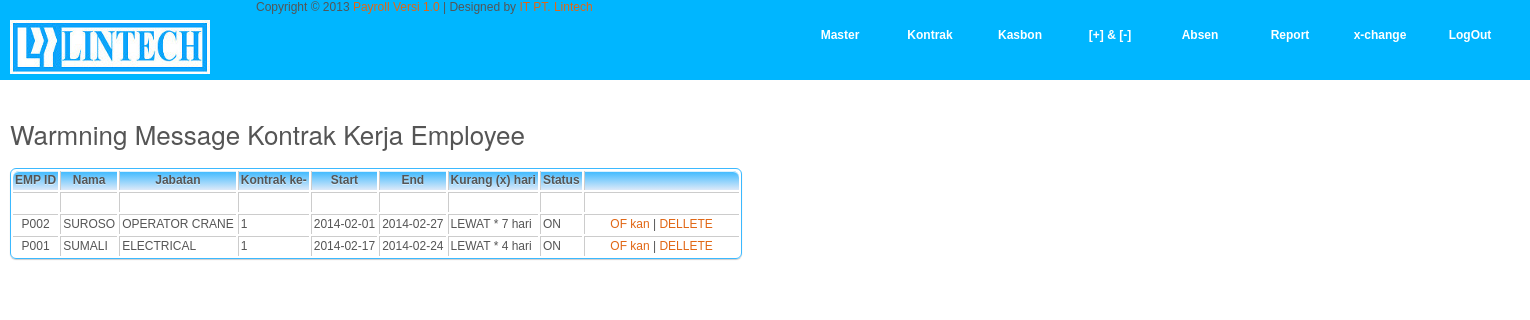
/contract_message.php, run on the app's committed database.
### tables this page shows
CREATE TABLE IF NOT EXISTS `kontrak_message` (
  `id_kontrak` tinyint(4) NOT NULL,
  `emp_id` varchar(10) NOT NULL,
  `emp_name` varchar(50) DEFAULT NULL,
  `nama_jabatan` varchar(50) DEFAULT NULL,
  `no_kontrak` tinyint(4) DEFAULT NULL,
  `start_kontrak` date DEFAULT NULL,
  `end_kontrak` date DEFAULT NULL,
  `lama_kontrak` tinyint(4) DEFAULT NULL,
  `umur_kontrak` tinyint(4) DEFAULT NULL,
  `status` tinyint(4) DEFAULT NULL,
  PRIMARY KEY (`id_kontrak`)
);

### contract_message.php (the view, shortened to what this page needs)
<?php
require_once('connections/conn_mysqli_procedural.php');
$SQLmsg2="SELECT * FROM kontrak_message ORDER BY end_kontrak DESC LIMIT 0,20 ";
$RSmsg2=mysqli_query($link, $SQLmsg2);
?>
<!DOCTYPE html PUBLIC "-//W3C//DTD XHTML 1.0 Transitional//EN" "http://www.w3.org/TR/xhtml1/DTD/xhtml1-transitional.dtd">
<html xmlns="http://www.w3.org/1999/xhtml">
<head>
<link href="templatemo_style.css" rel="stylesheet" type="text/css" />
<link rel="stylesheet" type="text/css" href="css/ddsmoothmenu.css" />
<link rel="stylesheet" href="css/slimbox2.css" type="text/css" media="screen" />
</head>
<body>
<?php require_once('header.inc'); ?>
<div id="templatemo_main" class="wrapper" >
	    <h2>Warmning Message Kontrak Kerja Employee</h2>
		<table class="bordered" id='demotable1'>
		<thead>
		<tr align="center">
		<th filter='false'>EMP ID</th>
		<th filter='false'>Nama</th>
		<th filter='false'>Jabatan</th>
		<th filter='false'>Kontrak ke-</th>
		<th filter='false'>Start</th>
		<th filter='false'>End</th>
		<th filter='false'>Kurang (x) hari</th>
		<th filter='false'>Status</th>
		<th  filter='false' width="150px" colspan ="" align=center></th>
		</tr>
		</thead>
		<?php
		while($ROWmsg2 = mysqli_fetch_assoc($RSmsg2)) {
			if ($ROWmsg2['umur_kontrak']>0) {
				$status= "LEWAT";
			}else $status="KURANG";
		?>
		<tr align="center">
		<td align="rigt"><?php echo $ROWmsg2['emp_id'];?></td>
		<td align="left"><?php echo $ROWmsg2['emp_name'];?></td>
		<td align="left"><?php echo $ROWmsg2['nama_jabatan'];?></td>
		<td align="left"><?php echo $ROWmsg2['no_kontrak'];?></td>
		<td align="left"><?php echo $ROWmsg2['start_kontrak'];?></td>
		<td align="left"><?php echo $ROWmsg2['end_kontrak'];?></td>
		<td align="left"><?php echo $status." * ".$ROWmsg2['umur_kontrak']." hari ";?></td>
		<td align="left"><?php if ($ROWmsg2['status']==0) echo "ON"; else echo "OFF";?></td>
		<td width="">
		<?php if ($ROWmsg2['status']==0) { ?>
		<a href="contract_message.php?OFF=1&id_kontrak=<?php echo $ROWmsg2['id_kontrak'];?>">OF kan </a>
		<?php } else if ($ROWmsg2['status']==1) { ?>
		<a href="contract_message.php?ON=1&id_kontrak=<?php echo $ROWmsg2['id_kontrak'];?>">ON kan </a><?php } ?>
		| <a href="contract_message.php?DELL=1&id_kontrak=<?php echo $ROWmsg2['id_kontrak'];?>">DELLETE</a
		</td>
		</tr>
		<?php }
		?>
		</table>
</div>
</body>
</html>

### templatemo_style.css (style rules this page uses)
body { margin: 0; padding: 0; color: #555; font-family: Verdana, Arial, Helvetica, sans-serif; font-size: 12px; line-height: 15px; background-color: #fff; }
h1, h2, h3, h4, h5, h6 { color:#555; font-weight:400; padding: 0; margin: 0; font-family: "Helvetica Neue",Helvetica,Arial,sans-serif }
h2 { font-size:26px; margin-bottom: 20px; line-height: 28px }
a:link, a:visited { color:#e16715; text-decoration: none }
.wrapper { height: 2900px; width: 1500px; padding: 0 10px; margin: 0px; }
#templatemo_main { padding: 40px 10px; background: # }
.bordered { border: solid #3BB9FF 1px; -moz-border-radius: 6px; -webkit-border-radius: 6px; border-radius: 6px; -webkit-box-shadow: 0 1px 1px #ccc; -moz-box-shadow: 0 1px 1px #ccc; box-shadow: 0 1px 1px #ccc; }
.bordered td, .bordered th { border-left: 1px solid #ccc; border-top: 1px solid #ccc; padding: 2px; text-align: none; }
.bordered th { background-color: #dce9f9; background-image: -webkit-gradient(linear, left top, left bottom, from(#3BB9FF), to(#dce9f9)); background-image: -webkit-linear-gradient(top, #3BB9FF, #dce9f9); background-image: -moz-linear-gradient(top, #3BB9FF, #88F188); background-image: -ms-linear-gradient(top, #3BB9FF, #08630E); background-image: -o-linear-gradient(top, #3BB9FF, #08630E); background-image: linear-gradient(top, #3BB9FF, #08630E); -webkit-box-shadow: 0 1px 0 rgba(255,255,255,.8) inset; -moz-box-shadow:0 1px 0 rgba(255,255,255,.8) inset; box-shadow: 0 1px 0 rgba(255,255,255,.8) inset; border-top: none; text-shadow: 0 1px 0 rgba(255,255,255,.5); }
.bordered td:first-child, .bordered th:first-child { border-left: none; }
.bordered th:first-child { -moz-border-radius: 6px 0 0 0; -webkit-border-radius: 6px 0 0 0; border-radius: 6px 0 0 0; }
.bordered th:last-child { -moz-border-radius: 0 6px 0 0; -webkit-border-radius: 0 6px 0 0; border-radius: 0 6px 0 0; }
.bordered tr:last-child td:first-child { -moz-border-radius: 0 0 0 6px; -webkit-border-radius: 0 0 0 6px; border-radius: 0 0 0 6px; }
.bordered tr:last-child td:last-child { -moz-border-radius: 0 0 6px 0; -webkit-border-radius: 0 0 6px 0; border-radius: 0 0 6px 0; }

### data on the page
kontrak_message: emp "P002", emp_name "SUROSO", nama_jabatan "OPERATOR CRANE", no_kontrak "1", start_kontrak "2014-02-01", end_kontrak "2014-02-27", umur_kontrak "LEWAT", umur_kontrak "7", status "ON"
kontrak_message: emp "P001", emp_name "SUMALI", nama_jabatan "ELECTRICAL", no_kontrak "1", start_kontrak "2014-02-17", end_kontrak "2014-02-24", umur_kontrak "LEWAT", umur_kontrak "4", status "ON"
